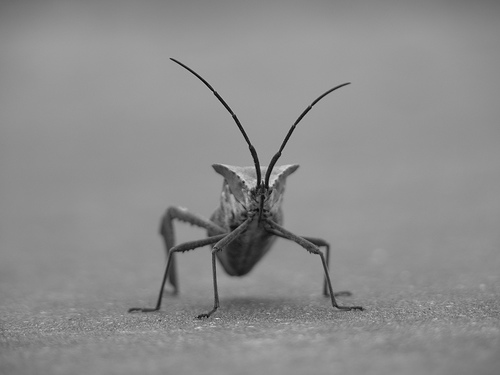
#> input picture lang/python/algo/scipy/stinkbug.png, 500 x 375 px
$ python 045_image_falseColor.py
#> lines starting #> are read from the running program, lines starting #| are printed output that depends on the picture
#!/usr/bin/python

#!/usr/bin/ipython -pylab

#Note: doesn't work with regular python! Why?!?!?!
#BECAUSE YOU NEED TO SHOW THE PLOT !!!!
#!/usr/bin/python


import matplotlib.pyplot as plt
import matplotlib.image as mpimg
import numpy as np


fig=plt.figure()
ax1=fig.add_subplot(211)
#plt.plot([1,2,3])
#plt.ylabel('some numbers')
#plt.show()
img=mpimg.imread('stinkbug.png')
#> img is the input picture: shape (375, 500, 3) float32; min 0, max 0.851, mean 0.551
#imgplot=plt.imshow(img)
lum_img=img[:,:,0]
imgplot=plt.imshow(lum_img)
imgplot.set_cmap('hot')
plt.colorbar()
#Select the colorbar range
imgplot.set_clim(0.4,0.8)

ax2=fig.add_subplot(212)
#plt.hist(lum_img.flatten(),256,range(0.0,1.0),fc='k',ec='k')
plt.hist(lum_img.flatten(),256,fc='k',ec='k')


plt.show()
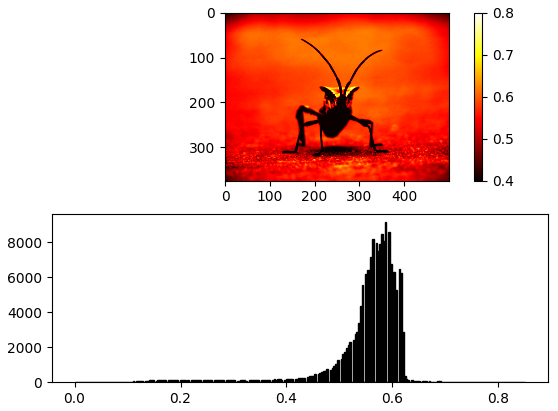
#> figure drawn by matplotlib, 3 panels; panel 3: tallest bar 9148 high, from x = 0.585 to 0.588
